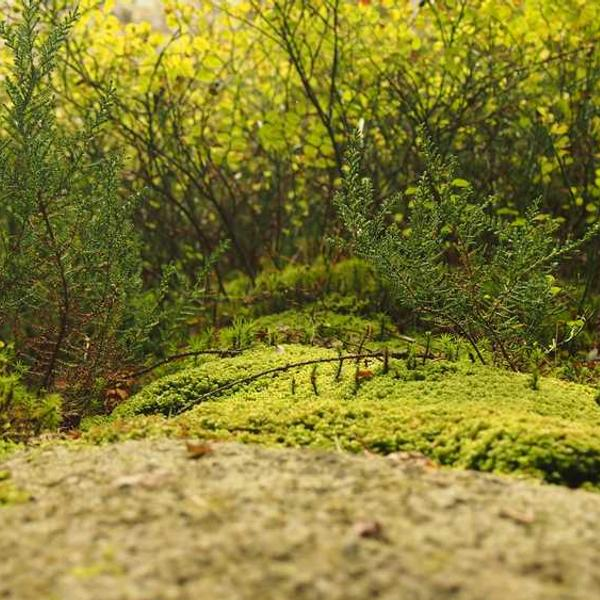
#> input picture img/random/2.jpg, 600 x 600 px, given as the content of the folder ./img/abberations/augmented, which was not available
$ python IQA.py   (older library calls are emulated)
#> lines starting #> are read from the running program, lines starting #| are printed output that depends on the picture; pictures that were not available may be replaced by others from this repository, and a replacement may not be noted
### analyse_tools/IQA_exposition.py
import cv2
import numpy as np

# Mean luminance range (0-255) considered correctly exposed.
EXP_LOW = 70
EXP_HIGH = 160

# Middle of that range: the target for correction
EXP_TARGET = (EXP_LOW + EXP_HIGH) / 2.0

# Gain bounds, so a near-black image does not get a huge factor that would only
# amplify its noise.
EXP_FACTOR_RANGE = (0.2, 5.0)


def exp_analysis(img_arr):
    """Return the mean luminance (0-255) of a BGR image."""
    gray = cv2.cvtColor(img_arr, cv2.COLOR_BGR2GRAY)
    return gray.mean()


# [5 lines left out: function exp_correction, not called in this run]

### analyse_tools/IQA_frequency.py
import cv2
import numpy as np

# Thresholds separating the two frequency defects. Measured on the bench,
# p10-p90 per class:
#
#                 noise sigma      laplacian variance
#     blur       0.27 -  0.37         4 -    35
#     clean      0.62 -  3.21       111 -  1219
#     noise      7.81 - 16.18      1563 -  5704
#
# Noise is calculated using Immerkaer's mask, blurryness using the laplacian variance
NOISE_SIGMA = 5.0
BLUR_VARIANCE = 40

_SHARPEN_KERNEL = np.array([[0, -1, 0],
                            [-1, 5, -1],
                            [0, -1, 0]], dtype=np.float32)
_BLUR_KERNEL = np.ones((3, 3), np.float32) / 9.0

# Immerkaer's mask. It cancels on any locally flat or linear patch, so image
# structure leaves almost no response and what survives is the noise.
_NOISE_KERNEL = np.array([[1, -2, 1],
                          [-2, 4, -2],
                          [1, -2, 1]], dtype=np.float32)


def f_noise(img_arr):
    """Return the noise standard deviation of a BGR image, in grey levels.

    The 6 divides out the mask's coefficient norm, whose squares sum to 36, and
    sqrt(pi/2) turns a mean absolute deviation back into a standard deviation.
    """
    gray = cv2.cvtColor(img_arr, cv2.COLOR_BGR2GRAY).astype(np.float32)
    height, width = gray.shape
    response = np.abs(cv2.filter2D(gray, -1, _NOISE_KERNEL)).sum()
    return float(np.sqrt(np.pi / 2) * response / (6.0 * (width - 2) * (height - 2)))


def f_sharpness(img_arr):
    """Return the laplacian variance of a BGR image (higher = sharper).

    A second derivative responds to edges, and blurring attenuates them, so the
    spread of the response collapses as the image softens.
    """
    gray = cv2.cvtColor(img_arr, cv2.COLOR_BGR2GRAY)
    return float(cv2.Laplacian(gray, cv2.CV_64F).var())


def f_detect(img_arr):
    """Name the frequency defect: 'noise', 'blur' or None.

    Noise is tested first because it also drives the laplacian variance up: a
    noisy image would otherwise read as amply sharp and fall through.
    """
    if f_noise(img_arr) > NOISE_SIGMA:
        return "noise"
    if f_sharpness(img_arr) < BLUR_VARIANCE:
        return "blur"
    return None


# [4 lines left out: function f_correction, not called in this run]

### analyse_tools/IQA_saturation.py
import cv2
import numpy as np

# Mean LAB chroma range considered correctly saturated.
SAT_LOW = 6.0
SAT_HIGH = 30.0

SAT_GREY = 1.0

_SAT_TARGET = (SAT_LOW + SAT_HIGH) / 2.0

# clipped max correction factors
_SAT_FACTOR_RANGE = (0.4, 2.5)


def sat_analysis(img_arr):
    """Return the mean LAB chroma of a BGR image.
    """
    lab = cv2.cvtColor(img_arr, cv2.COLOR_BGR2LAB).astype(np.float32)
    return float(np.hypot(lab[..., 1] - 128.0, lab[..., 2] - 128.0).mean())


def sat_scale(img_arr, factor):
    """Scale the a*/b* chroma of a BGR image around the neutral axis.
    """
    lab = cv2.cvtColor(img_arr, cv2.COLOR_BGR2LAB).astype(np.float32)
    lab[..., 1:] = (lab[..., 1:] - 128.0) * factor + 128.0
    return cv2.cvtColor(np.clip(lab, 0, 255).astype(np.uint8), cv2.COLOR_LAB2BGR)


def sat_correction(img_arr, chroma):
    """Pull the saturation toward the middle of the target range.
    """
    factor = float(np.clip(_SAT_TARGET / max(chroma, 1e-6), *_SAT_FACTOR_RANGE))
    return sat_scale(img_arr, factor)

### IQA.py
"""Main inference pipeline. It will look in an image folder or single image,
run the three stages of the IQA pipeline on each,
and write a CSV summary of the defects found. Corrected images are written to a separate folder.

The three stages are run in order: exposition, frequency, saturation.
Each stage may add a defect to the list, and may correct the image in place.
"""
import argparse
import csv
import os

import cv2

from analyse_tools.IQA_frequency import f_detect, f_correction
from analyse_tools.IQA_exposition import exp_analysis, exp_correction, EXP_LOW, EXP_HIGH
from analyse_tools.IQA_saturation import sat_analysis, sat_correction, SAT_LOW, SAT_HIGH, SAT_GREY

INPUT_DIR = "./img/abberations/augmented"
OUTPUT_DIR = "./img/corrected"
REPORT_PATH = "./resultats_IQA.csv"
EXP_MAX_PASSES = 3
SAT_MAX_PASSES = 2

# Line order for the csv summary
DEFECTS = ("blur", "noise", "overexposed", "underexposed",
           "oversaturated", "undersaturated")


def correct_exposition(img, defects, skip_corrections=False):
    """Infer the exposure defect from the mean luminance, then apply the matching correction if skip_correction is False."""
    mean = exp_analysis(img)
    # No defect detected
    if EXP_LOW <= mean <= EXP_HIGH:
        return img
    defects.append("underexposed" if mean < EXP_LOW else "overexposed")
    if skip_corrections:
        return img

    for _ in range(EXP_MAX_PASSES):
        img = exp_correction(img, mean)
        mean = exp_analysis(img)
        if EXP_LOW <= mean <= EXP_HIGH:
            break
    return img


def correct_frequency(img, defects, skip_corrections=False):
    """Infer the frequency defect from the image, then apply the matching correction if skip_correction is False."""
    mode = f_detect(img)
    if mode is None:
        return img
    defects.append(mode)
    return img if skip_corrections else f_correction(img, mode)


def _sat_ok(chroma):
    """True when the chroma is in range, or low enough to be a real greyscale shot."""
    return chroma < SAT_GREY or SAT_LOW <= chroma <= SAT_HIGH


def correct_saturation(img, defects, skip_corrections=False):
    """Infer the saturation defect from the chroma, then pull it back in range.

    Runs after the exposure pass, and genuinely depends on it.
    """
    chroma = sat_analysis(img)
    if _sat_ok(chroma):
        return img
    defects.append("undersaturated" if chroma < SAT_LOW else "oversaturated")
    if skip_corrections:
        return img

    for _ in range(SAT_MAX_PASSES):
        img = sat_correction(img, chroma)
        chroma = sat_analysis(img)
        if _sat_ok(chroma):
            break
    return img


def process(img, skip_corrections=False):
    """Run the three stages on a BGR image. Runs in order: exposition, frequency, saturation. Each stage may add a defect to the list.
    corrections are applied in place if skip_corrections is False, and the final image is returned.

    Returns:
        (image, defects) -- defects named in the order the stages run.
    """
    defects = []
    working = correct_exposition(img, defects)
    working = correct_frequency(working, defects, skip_corrections)
    working = correct_saturation(working, defects, skip_corrections)
    return (img if skip_corrections else working), defects


def collect_paths(input_path, single_image):
    """Return the image paths to process: one file, or a whole tree."""
    if single_image:
        return [input_path]
    paths = []
    for root, _, files in os.walk(input_path):
        paths.extend(os.path.join(root, filename) for filename in files)
    return sorted(paths)


def write_report(report_path, flagged, total):
    """Write one row per defect: which images carry it, how many, what share."""
    folder = os.path.dirname(report_path)
    if folder:
        os.makedirs(folder, exist_ok=True)
    with open(report_path, "w", newline="", encoding="utf-8") as handle:
        writer = csv.writer(handle)
        writer.writerow(["defaut", "images", "nombre", "pourcentage"])
        for defect in DEFECTS:
            names = flagged[defect]
            share = 100.0 * len(names) / total if total else 0.0
            writer.writerow([defect, ";".join(names), len(names), f"{share:.1f}"])


def parse_args():
    parser = argparse.ArgumentParser(
        description="Analyse, et corrige par defaut, un dossier d'images ou une image seule.")
    parser.add_argument("--input_path", default=INPUT_DIR,
                        help="Dossier d'images, ou fichier image si --single_image.")
    parser.add_argument("--output_path", default=OUTPUT_DIR,
                        help="Dossier ou sont ecrites les images corrigees.")
    parser.add_argument("--report_path", default=REPORT_PATH,
                        help="Chemin du CSV de resultats, ecrit dans tous les cas.")
    parser.add_argument("--skip_corrections", action="store_true",
                        help="N'analyser que : aucune correction, aucune image ecrite.")
    parser.add_argument("--single_image", action="store_true",
                        help="Traiter --input_path comme un fichier image unique.")
    return parser.parse_args()


def run_pipeline():
    args = parse_args()
    paths = collect_paths(args.input_path, args.single_image)
    if not args.skip_corrections:
        os.makedirs(args.output_path, exist_ok=True)

    flagged = {defect: [] for defect in DEFECTS}
    total = 0
    for path in paths:
        img = cv2.imread(path, cv2.IMREAD_COLOR)
#> img is the input picture: shape (600, 600, 3); mean B, G, R 50.5, 125.8, 132.9
        if img is None:
            continue
        total += 1

        img, defects = process(img, args.skip_corrections)
#> in exp_analysis, `gray = cv2.cvtColor(img_arr, cv2.COLOR_BGR2GRAY)`:
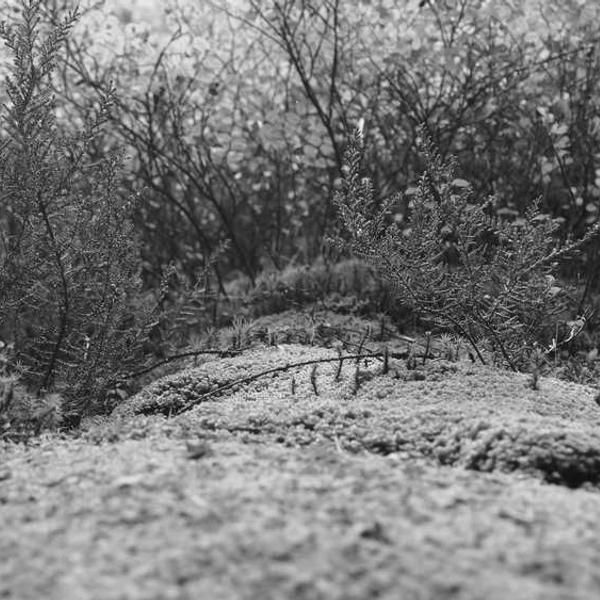
#> gray: shape (600, 600); min 2, max 247, mean 119.3
#> in correct_exposition, `mean = exp_analysis(img)`: mean = 119.3
#> in f_noise, `response = np.abs(cv2.filter2D(gray, -1, _NOISE_KERNEL)).sum()`: response = 4283730
#> in sat_analysis, `lab = cv2.cvtColor(img_arr, cv2.COLOR_BGR2LAB).astype(np.float32)`:
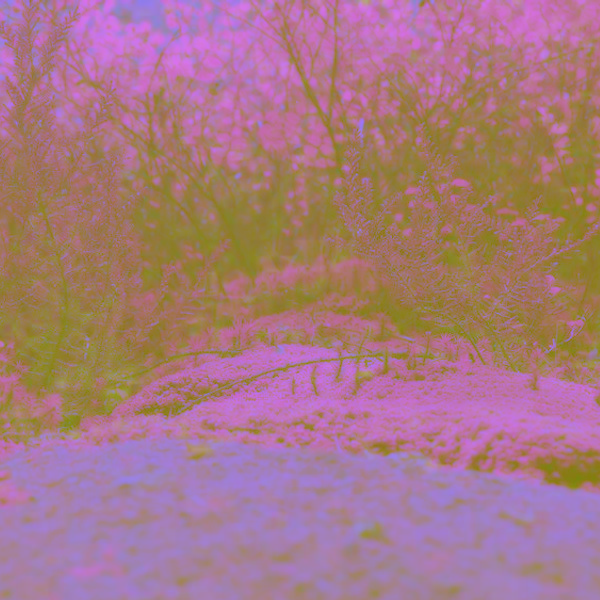
#> lab: shape (600, 600, 3) float32; mean B, G, R 130.7, 121, 167.3
#> in correct_saturation, `chroma = sat_analysis(img)`: chroma = 40.34
#> the loop in correct_saturation, `for _ in range(SAT_MAX_PASSES):` made 1 pass
#> (factor in sat_correction, chroma) on pass 1: (0.446, 17.65)
#> pass 1, in correct_saturation, `img = sat_correction(img, chroma)`:
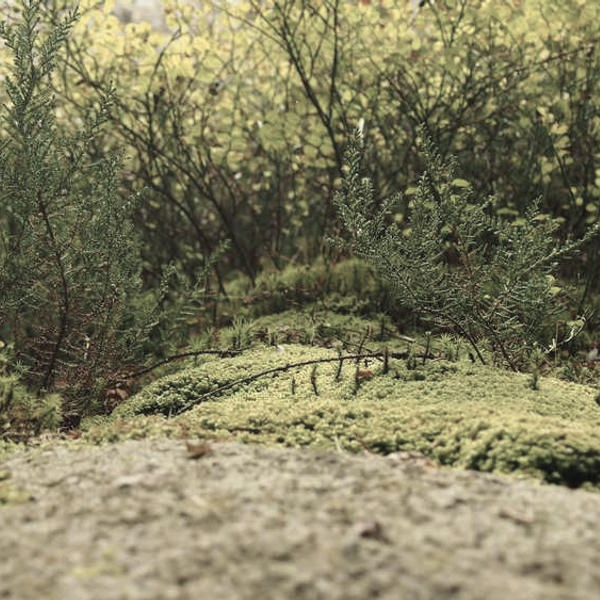
#> img: shape (600, 600, 3); mean B, G, R 94.7, 125.1, 129.3
#> pass 1, in sat_analysis (call 2), `lab = cv2.cvtColor(img_arr, cv2.COLOR_BGR2LAB).astype(np.float32)`:
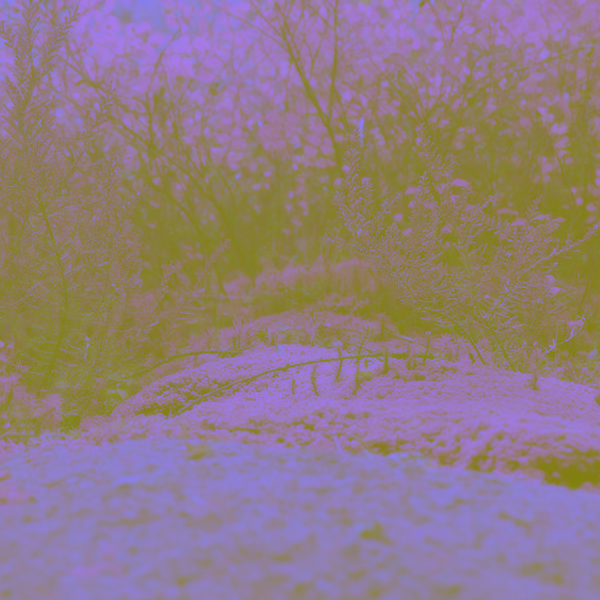
#> lab: shape (600, 600, 3) float32; mean B, G, R 130.8, 124.5, 145.1
#> defects = ['oversaturated']
        name = os.path.splitext(os.path.basename(path))[0]
        for defect in defects:
            flagged[defect].append(name)
#> this loop made 1 pass

        # Only corrected images are written.
        if defects and not args.skip_corrections:
            cv2.imwrite(os.path.join(args.output_path, os.path.basename(path)), img)
        print(f"{name}: {', '.join(defects) if defects else 'aucun defaut'}")
#| 2: oversaturated

    write_report(args.report_path, flagged, total)
    print(f"\n{total} images analysees -> {args.report_path}")


if __name__ == "__main__":
    run_pipeline()

$ run again, on img/random/4.jpg
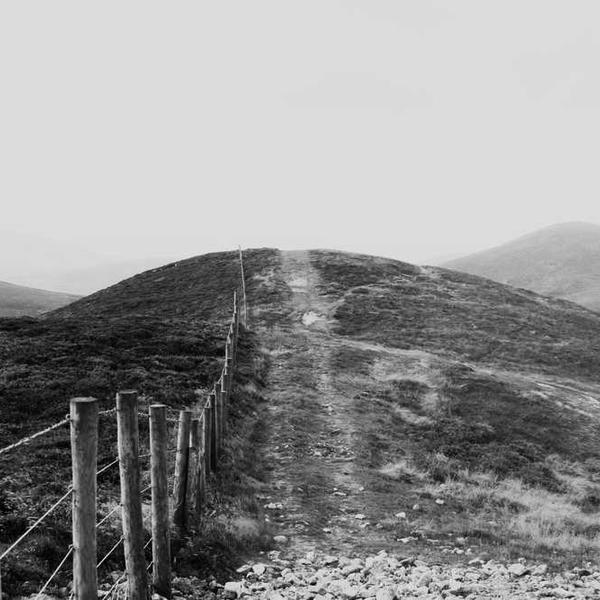
#> input picture img/random/4.jpg, 600 x 600 px, given as the content of the folder ./img/abberations/augmented, which was not available
#> in run_pipeline, img is the input picture: shape (600, 600, 3); min 0, max 255, mean 148.1
#> mean = 148.1
#> response = 3884783
#> in sat_analysis, `lab = cv2.cvtColor(img_arr, cv2.COLOR_BGR2LAB).astype(np.float32)`:
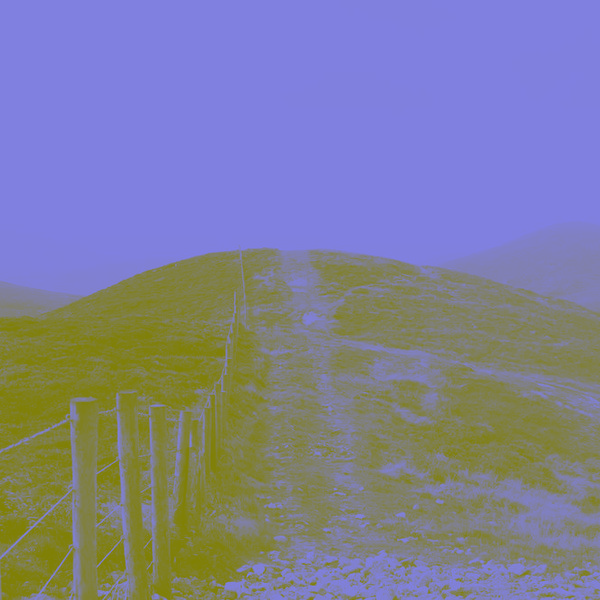
#> lab: shape (600, 600, 3) float32; mean B, G, R 153.1, 128, 128
#> chroma = 0
#> defects = []
#| 4: aucun defaut
